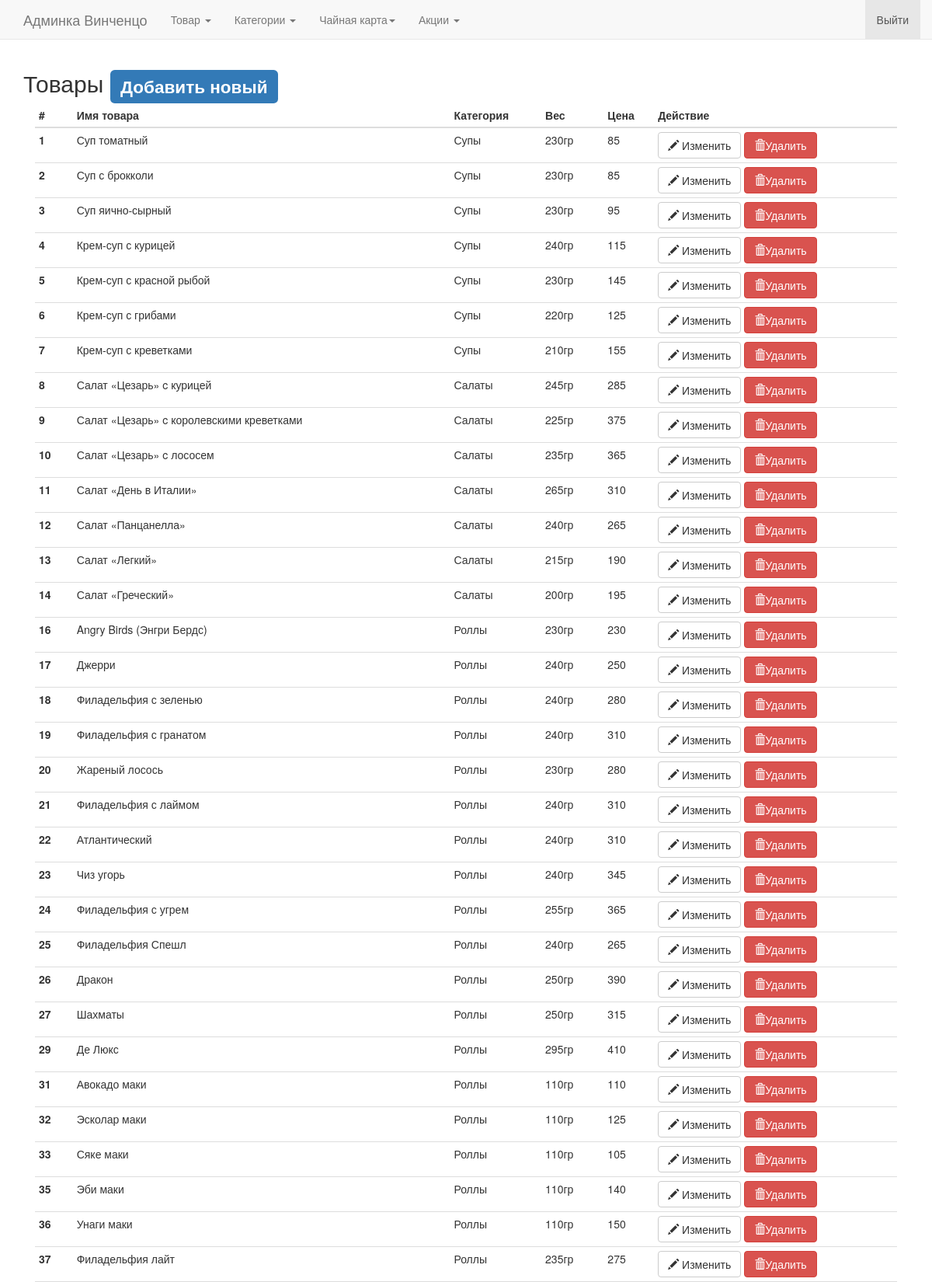
/panel/items (signed in, upper part), run on the app's committed database.
### app/models.py (models this page shows, shortened)
class Items(db.Model):
    id = db.Column(db.Integer, primary_key=True)
    item_name = db.Column(db.String(50))
    item_component = db.Column(db.String(50))
    category_id = db.Column(db.Integer, db.ForeignKey('category.id'))
    weight = db.Column(db.String(50))
    price = db.Column(db.String(50), default=0)
    img = db.Column(db.String(50))
    thumbnail = db.Column(db.String(255))
    cafe_only = db.Column(db.Boolean)
    isportret = db.Column(db.Boolean)

class Category(db.Model):
    id = db.Column(db.Integer, primary_key=True)
    category_name = db.Column(db.String(50))
    alias = db.Column(db.String(50))
    sous = db.Column(db.Boolean, default=False)
    cafe = db.Column(db.Boolean, default=True)
    sort = db.Column(db.Integer)

### app/views.py (the view)
@app.route('/panel/items', methods=['GET', 'POST'])
def items():
    if not session.get('logged_in'):
        return redirect(url_for("adminlogin"))
    all_items = db.session.query(Items, Category).join(Category, Items.category_id == Category.id).all()
    return render_template("items.html", items=all_items)

### app/views.py (called while the page is built)
@app.before_request
def before_request():
    delivery = request.cookies.get('delivery')
    if delivery == "deliveryincafe":
        g.deliverymethod = u"В кафе"
        g.global_sale = 0
    elif delivery == "deliverymyself":
        g.deliverymethod = u"Самовывоз"
        g.global_sale = 10
    elif delivery == "deliveryinhome":
        g.deliverymethod = u"Доставка на дом"
        g.global_sale = 0
    else:
        g.deliverymethod = u"Доставка на дом"
        g.global_sale = 0
    g.delivery = delivery
    g.user = current_user

### app/templates/items.html
{% extends "panel.html" %}
{% block body %}
    <h2>Товары <a href="{{ url_for("item_add") }}"><span class="label label-primary">Добавить новый</span></a></h2>
    <div class="table-responsive col-md-12 col-lg-12">
        <table id="dts" class="table table-condensed">
            <thead>
            <tr>
                <th>#</th>
                <th>Имя товара</th>
                <th>Категория</th>
                <th>Вес</th>
                <th>Цена</th>
                <th>Действие</th>
            </tr>
            </thead>
            <tbody>
            {% for item in items %}
                <tr>
                    <th scope="row">{{ item[0].id }}</th>
                    <td>{{ item[0].item_name }}</td>
                    <td>{{ item[1].category_name }}</td>
                    <td>{{ item[0].weight }}</td>
                    <td>{{ item[0].price }}</td>
                    <td>
                        <a href="{{ url_for("item_edit",item_id=item[0].id) }}" type="button" title="{{ item.item_name }}" name="{{ item.id }}" class="btn btn-default" aria-label="Изменить">
                            <span class="glyphicon glyphicon-pencil" aria-hidden="true"></span>
                            Изменить
                        </a>
                        <button type="button" name="{{ item[0].id }}" class="btn btn-danger delete_item" aria-label="Удалить">
                            <span class="glyphicon glyphicon-trash" aria-hidden="true"></span>Удалить
                        </button>
                    </td>
                </tr>
            {% endfor %}
            </tbody>
        </table>
    </div>
{% endblock %}

### data on the page
Items: id "1", item_name "Суп томатный", category_name "Супы", weight "230гр", price "85"
Items: id "2", item_name "Суп с брокколи", category_name "Супы", weight "230гр", price "85"
Items: id "3", item_name "Суп яично-сырный", category_name "Супы", weight "230гр", price "95"
Items: id "4", item_name "Крем-суп с курицей", category_name "Супы", weight "240гр", price "115"
Items: id "5", item_name "Крем-суп с красной рыбой", category_name "Супы", weight "230гр", price "145"
Items: id "6", item_name "Крем-суп с грибами", category_name "Супы", weight "220гр", price "125"
Items: id "7", item_name "Крем-суп с креветками", category_name "Супы", weight "210гр", price "155"
Items: id "8", item_name "Салат «Цезарь» c курицей", category_name "Салаты", weight "245гр", price "285"
Items: id "9", item_name "Салат «Цезарь» c королевскими креветками", category_name "Салаты", weight "225гр", price "375"
Items: id "10", item_name "Салат «Цезарь» c лососем", category_name "Салаты", weight "235гр", price "365"
Items: id "11", item_name "Салат «День в Италии»", category_name "Салаты", weight "265гр", price "310"
Items: id "12", item_name "Салат «Панцанелла»", category_name "Салаты", weight "240гр", price "265"
Items: id "13", item_name "Салат «Легкий»", category_name "Салаты", weight "215гр", price "190"
Items: id "14", item_name "Салат «Греческий»", category_name "Салаты", weight "200гр", price "195"
Items: id "16", item_name "Angry Birds (Энгри Бердс)", category_name "Роллы", weight "230гр", price "230"
Items: id "17", item_name "Джерри", category_name "Роллы", weight "240гр", price "250"
Items: id "18", item_name "Филадельфия с зеленью", category_name "Роллы", weight "240гр", price "280"
Items: id "19", item_name "Филадельфия с гранатом", category_name "Роллы", weight "240гр", price "310"
Items: id "20", item_name "Жареный лосось", category_name "Роллы", weight "230гр", price "280"
Items: id "21", item_name "Филадельфия с лаймом", category_name "Роллы", weight "240гр", price "310"
Items: id "22", item_name "Атлантический", category_name "Роллы", weight "240гр", price "310"
Items: id "23", item_name "Чиз угорь", category_name "Роллы", weight "240гр", price "345"
Items: id "24", item_name "Филадельфия с угрем", category_name "Роллы", weight "255гр", price "365"
Items: id "25", item_name "Филадельфия Спешл", category_name "Роллы", weight "240гр", price "265"
Items: id "26", item_name "Дракон", category_name "Роллы", weight "250гр", price "390"
Items: id "27", item_name "Шахматы", category_name "Роллы", weight "250гр", price "315"
Items: id "29", item_name "Де Люкс", category_name "Роллы", weight "295гр", price "410"
Items: id "31", item_name "Авокадо маки", category_name "Роллы", weight "110гр", price "110"
Items: id "32", item_name "Эсколар маки", category_name "Роллы", weight "110гр", price "125"
Items: id "33", item_name "Сяке маки", category_name "Роллы", weight "110гр", price "105"
Items: id "35", item_name "Эби маки", category_name "Роллы", weight "110гр", price "140"
Items: id "36", item_name "Унаги маки", category_name "Роллы", weight "110гр", price "150"
Items: id "37", item_name "Филадельфия лайт", category_name "Роллы", weight "235гр", price "275"
